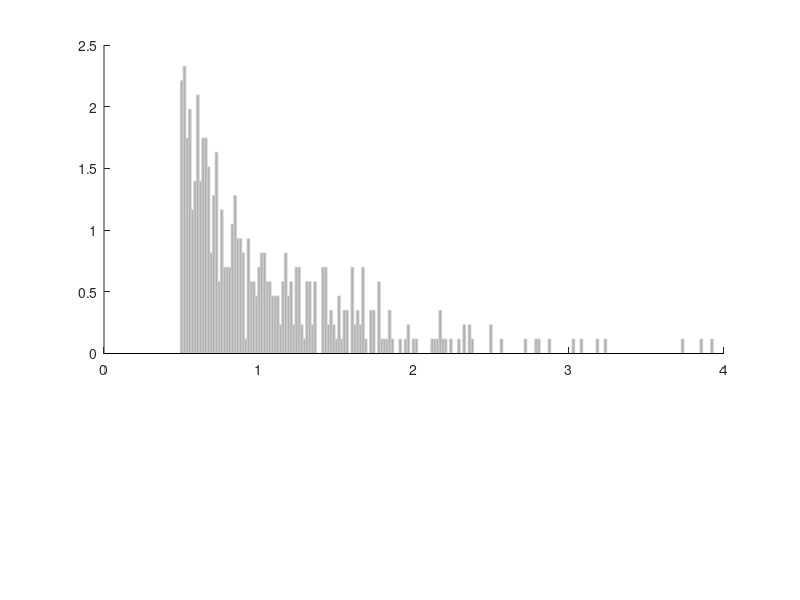

MATLAB code for this plot: (Note: this script raises an error after producing the figure.)
%% TUTORIAL OF KERNEL DENSITY ESTIMATION BY SSKERNEL.M AND SSVKERNEL.M
close all; clear all; 
figure('Position',[500 100 800 800] );

%% Create samples
% First, let's create a sample data set. 
% Here `x' is a vector containing N samples, following a specified
% distribution. 
if 1
N = 500;                        %Number of samples
x = 0.5-.5*log(rand(1,N));      %Exponential
%x = 0.5+1*rand(1,N);           %Square
%x = 1 + 0.1*randn(1,N);        %Normal

%x = [0.5-.5*log(rand(1,N))...   %Complex
%    0.4 + 0.03*randn(1,N/5) ...
%    1.2 + 0.03*randn(1,N/10)];
end

% Let's plot the data using a histogram. Here to see the noisy data 
% data structure, we use the bin-width 5 times smaller than an optimal 
% bin-width selected by histogram optimization method, 'sshist(x)'. 
subplot(3,1,1:2); hold on; 
edges = linspace(min(x),max(x),200);
b = histc(x,edges); bar(edges,b/sum(b)/min(diff(edges)),1);
h = findobj(gca,'Type','patch'); 
set(h,'FaceColor',.7*[1 1 1],'EdgeColor',0.8*[1 1 1]);

%% Create a vector of estimation points
% Now, we estimate the underlying density from the samples.  
L = 1000;                    %number of estimation points
t = linspace(0,2,L);        %points at which density estimation is made
                            %points must be equi-distant.

%% Kernel Density Estimation by a Fixed Bandwidth
% To obtain a kernel estimated density with a fixed kernel bandwidth, type
[yf,tf,optw,w,c] = sskernel(x,t);

% yf is the estimated density with the optimal bandwidth optw. The
% estimation was given at the points in tf, which was automatically
% determined from the data. 

% Display the results.
subplot(3,1,1:2);
hold on; plot(tf,yf,'b-','LineWidth',1);
set(gca,'XLim',[min(t) max(t)]);
subplot(3,1,3); hold on; 
plot(t,optw*ones(1,L),'k-','LineWidth',1);
set(gca,'XLim',[min(t) max(t)]);
drawnow;

%% Locally Adaptive Kernel Density Estimation
%t = linspace(0.2,0.8,L);
%t = linspace(0.3,0.6,L);
% The function ssvkernel returns the kerenel density estimate using
% bandwidths locally adaptive to the data.
tic; [yv,tv,optwv] = ssvkernel(x,t); toc;

% The locally adaptive bandwidth at time tv is written in optwv.
subplot(3,1,1:2); hold on; plot(tv,yv,'r-','LineWidth',1);
subplot(3,1,3); hold on; plot(tv,optwv,'r','LineWidth',1);
drawnow;

%% Speed of the fixed kernel density estimate
% The code utilizes the FFT algorithm. It is much faster (>x50) than 
% the bulit-in ksdensity function. 
disp('sskernel'); tic; [yss,tss,optw] = sskernel(x,t,optw); toc;
disp('ksdensity'); tic; yks = ksdensity(x,t,'width',optw); toc; 
% The method should be faster than ksdensity even if the bandwidth is
% optimized.
disp('sskernel optimization'); tic; [~,~,~] = sskernel(x,t); toc;

% Note on the third input argument.
% If the third input argument, W, is a vector, the method search the
% optimal bandwidth from elements of the vector, W. Without the third
% argument, the method search an optimal bandwidth by a golden section
% section search. We can looked at the estimated error of the bandwidths as
% follows. 
W = linspace(0.1*optw,5*optw,100);
[~,~,optw1,w1,c1] = sskernel(x,t);
[~,~,optw2,w2,c2] = sskernel(x,t,W);
%figure; plot(w2,c2,'k.-',w1,c1,'r.-'); axis square;

